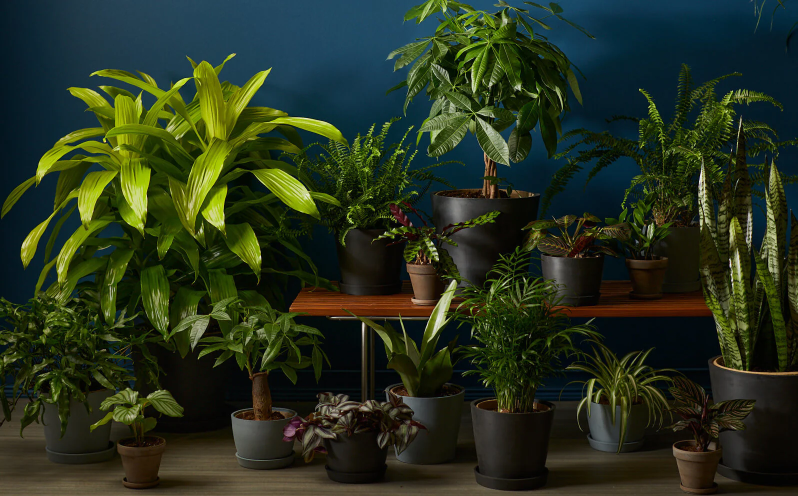
#> input picture Practical tasks day (1-7)/Task-1/Image-1.webp, 1595 x 992 px (shown at 1/2 size)
$ python task.py
#> lines starting #> are read from the running program, lines starting #| are printed output that depends on the picture
import cv2
import numpy as np
import matplotlib.pyplot as plt

def load_image(image_path):
    """Load an image from the specified file path."""
#> called with image_path = 'Image-1.webp'
    image = cv2.imread(image_path)
#> image is the input picture: shape (992, 1595, 3); mean B, G, R 29.8, 49.7, 38.6
    if image is None:
        raise FileNotFoundError(f"Image not found at path: {image_path}")
    return image

def resize_image(image, scale):
    """Resize the image to the specified width and height."""
#> called with scale = 0.5
    height = int(image.shape[0] * scale)
#> height = 496
    width = int(image.shape[1] * scale)
#> width = 797

    return cv2.resize(image, (width, height))

def save_image(image, output_path):
    """Save the image to the specified file path."""
    cv2.imwrite(output_path, image)

def equalize_image(image):
    """Apply histogram equalization to the image."""
    if len(image.shape) == 2:  # Grayscale image
        return cv2.equalizeHist(image)
    elif len(image.shape) == 3:  # Color image
        gray = cv2.cvtColor(image, cv2.COLOR_BGR2GRAY)
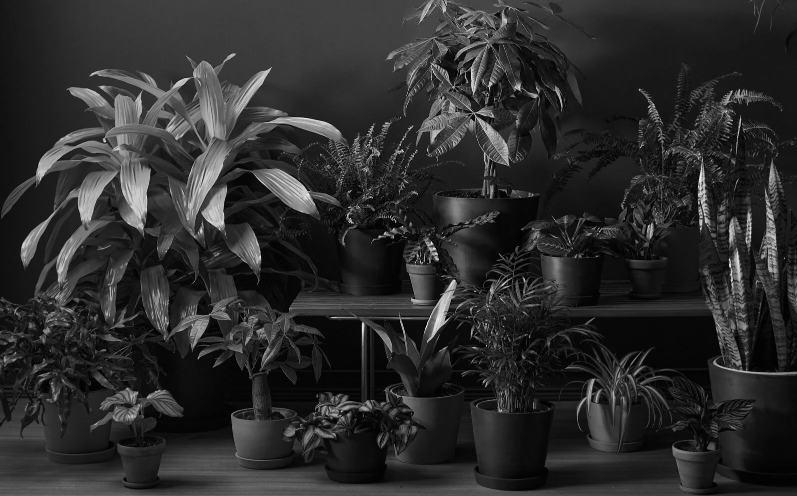
#> gray: shape (496, 797); min 0, max 247, mean 44.1
        equalized = cv2.equalizeHist(gray)
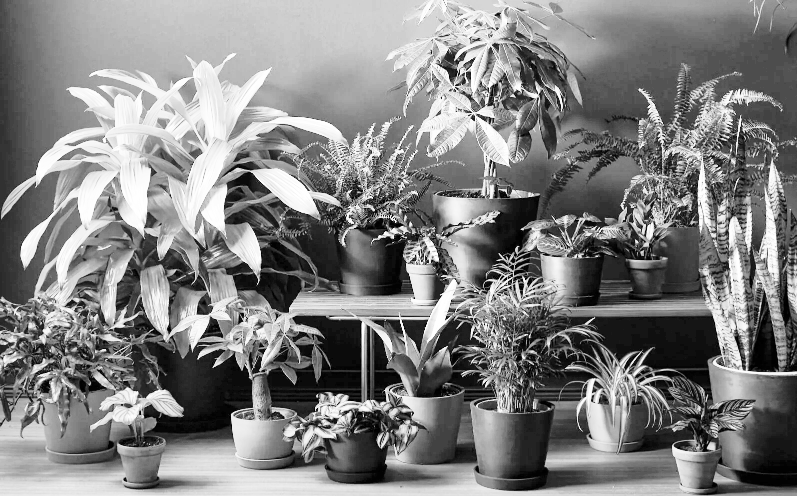
#> equalized: shape (496, 797); min 0, max 255, mean 129
        return gray, equalized
    else:
        raise ValueError("Unsupported image format")

def image_clahe(image):
    """Apply CLAHE (Contrast Limited Adaptive Histogram Equalization) to the image."""
    clahe = cv2.createCLAHE(clipLimit=2.0, tileGridSize=(8, 8))
    if len(image.shape) == 2:  # Grayscale image
        return clahe.apply(image)
    elif len(image.shape) == 3:  # Color image
        gray = cv2.cvtColor(image, cv2.COLOR_BGR2GRAY)
        clahe_image = clahe.apply(gray)
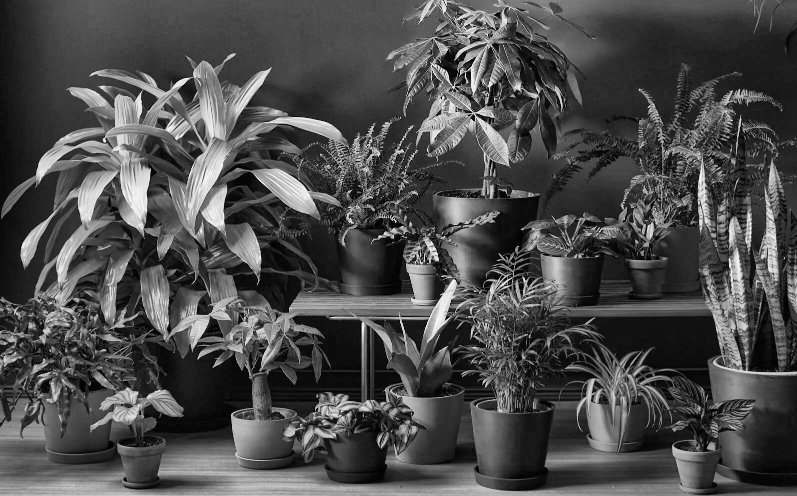
#> clahe_image: shape (496, 797); min 0, max 251, mean 75.1
        return clahe_image
    else:
        raise ValueError("Unsupported image format")

def get_histogram_image(gray_img):
    """
    Takes a grayscale image (2D numpy array) and returns the histogram plot as an RGB image.
    Works on TkAgg, Agg, Qt5Agg backends.
    """

    if len(gray_img.shape) != 2:
        raise ValueError("Input must be a grayscale (2D) image")

    # Create matplotlib figure
    fig = plt.figure(figsize=(4, 3), dpi=100)
    plt.hist(gray_img.ravel(), bins=256, range=(0, 256))
    plt.title("Grayscale Histogram")
    plt.xlabel("Pixel Intensity")
    plt.ylabel("Frequency")
    plt.tight_layout()

    fig.canvas.draw()

    # Try RGB first
    try:
        data = fig.canvas.tostring_rgb()
        w, h = fig.canvas.get_width_height()
        img = np.frombuffer(data, dtype=np.uint8).reshape(h, w, 3)

    except AttributeError:
        # Fallback for TkAgg → ARGB → convert to RGB
        data = fig.canvas.tostring_argb()
        w, h = fig.canvas.get_width_height()
        argb = np.frombuffer(data, dtype=np.uint8).reshape(h, w, 4)
        rgb = argb[:, :, 1:4]  # drop alpha
        img = rgb.copy()

    plt.close(fig)
#> figure, not shown here; tallest bar 10197 high, from x = 22 to 23
    return img

if __name__ == "__main__":
    input_path = "Image-1.webp"
    scale = 0.5

    # Load the image
    image = load_image(input_path)

    # Resize the image
    resized_image = resize_image(image, scale)

    # Equalize the image
    gray, equalized_image = equalize_image(resized_image)
    clahe_image = image_clahe(resized_image)
    # Get histogram plot of the grayscale image
    histogram_image = get_histogram_image(gray)
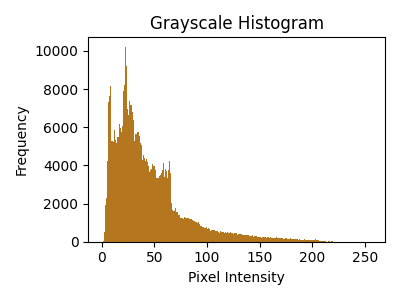
#> histogram_image: shape (300, 400, 3); mean of channels 0, 1, 2 233, 238.8, 242.9; drawn as B, G, R
    # Get histogram plot of the equalized image
    histogram_equalized_image = get_histogram_image(equalized_image)
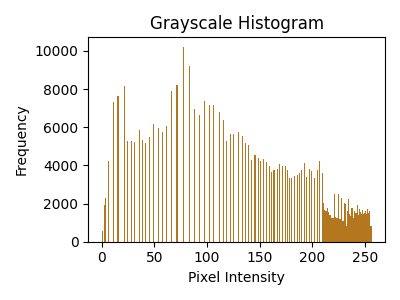
#> histogram_equalized_image: shape (300, 400, 3); mean of channels 0, 1, 2 232.7, 238.7, 242.8; drawn as B, G, R
    # Get histogram plot of the CLAHE image
    histogram_clahe_image = get_histogram_image(clahe_image)
#> in get_histogram_image (call 3), `plt.close(fig)`:
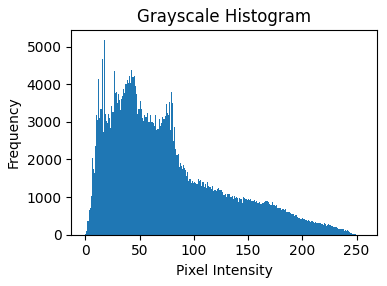
#> figure drawn by matplotlib, 1 panel; tallest bar 5175 high, from x = 17 to 18
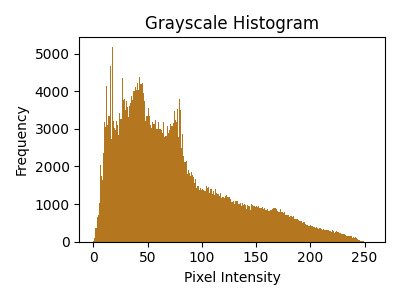
#> histogram_clahe_image: shape (300, 400, 3); mean of channels 0, 1, 2 217.7, 229.6, 237.8; drawn as B, G, R

    # Save the processed image
    save_image(equalized_image, "Outputs/Equalized-1.png")
    save_image(gray, "Outputs/Gray-1.png")
    save_image(clahe_image, "Outputs/CLAHE-1.png")

    save_image(histogram_image, "Outputs/Histogram-1.png")
    save_image(histogram_equalized_image, "Outputs/Histogram-Equalized-1.png")
    save_image(histogram_clahe_image, "Outputs/Histogram-CLAHE-1.png")

$ run again, with Practical tasks day (1-7)/Task-1/CLAHE-1.png saved as Practical tasks day (1-7)/Task-1/Image-1.webp
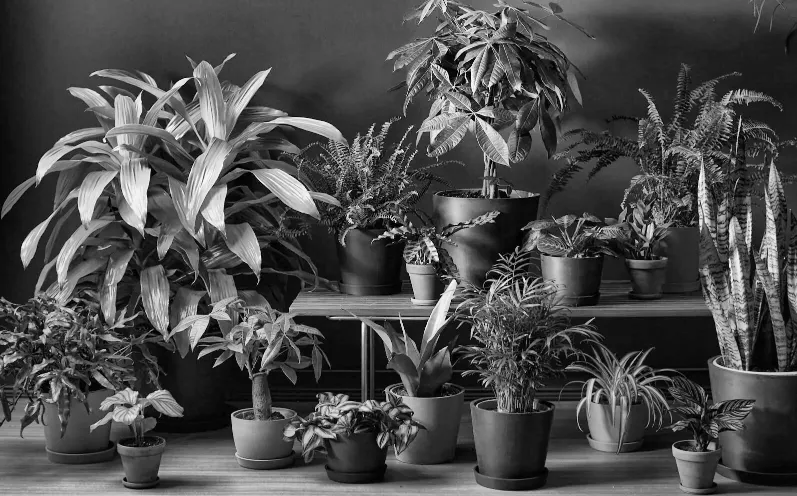
#> input picture Practical tasks day (1-7)/Task-1/CLAHE-1.png, 797 x 496 px
#> in load_image, image is the input picture: shape (496, 797, 3); mean B, G, R 75.2, 75.2, 75.2
#> in image_clahe, `clahe_image = clahe.apply(gray)`:
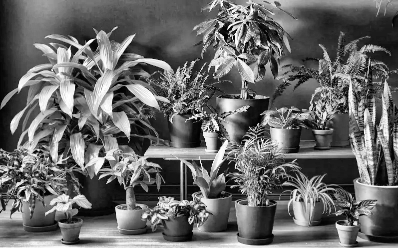
#> clahe_image: shape (248, 398); min 0, max 255, mean 103.8
#> `histogram_clahe_image = get_histogram_image(clahe_image)`:
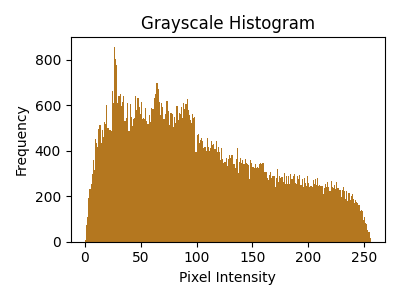
#> histogram_clahe_image: shape (300, 400, 3); mean of channels 0, 1, 2 201.5, 219.9, 232.6; drawn as B, G, R
